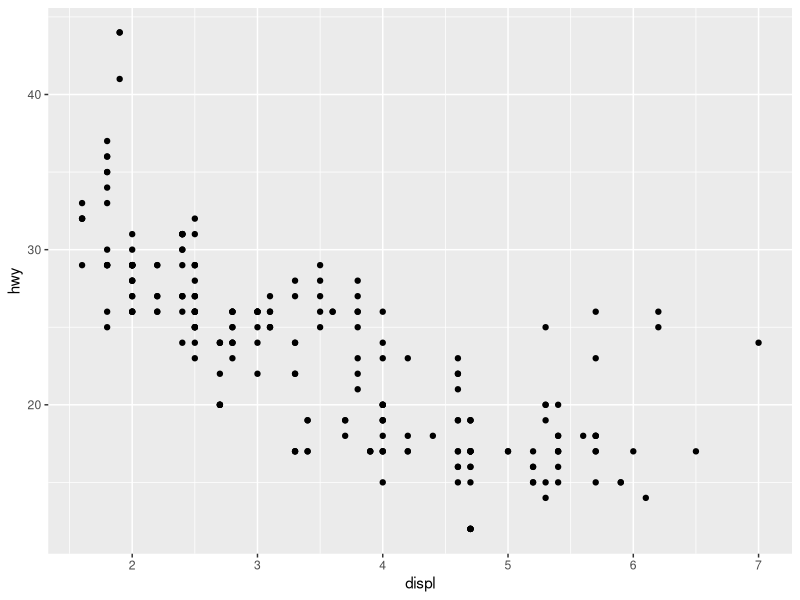
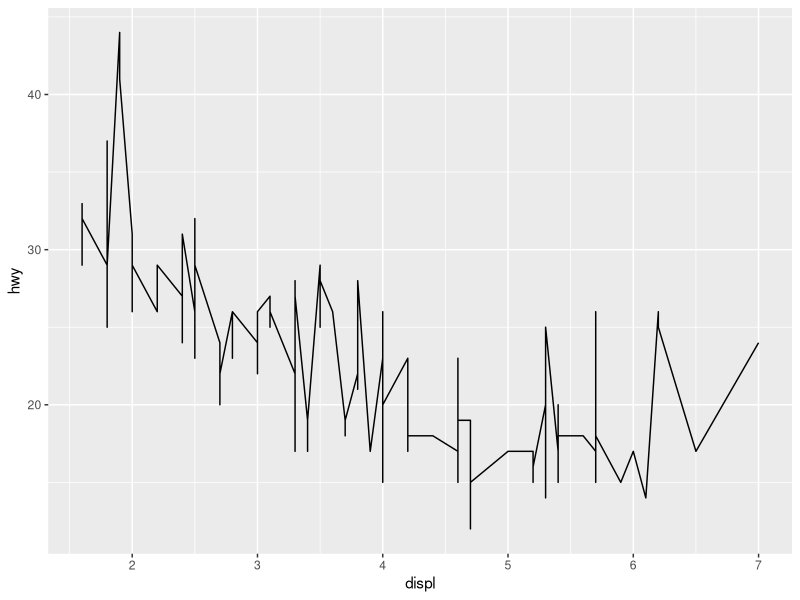
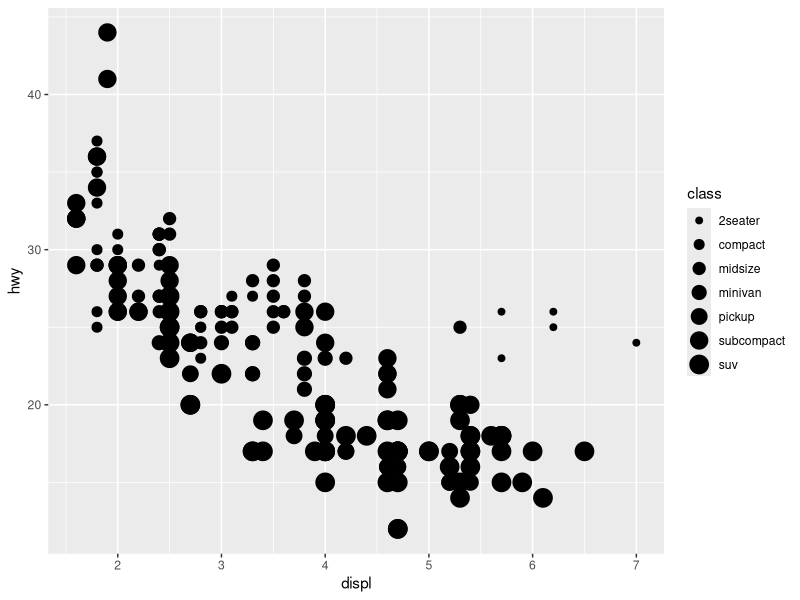
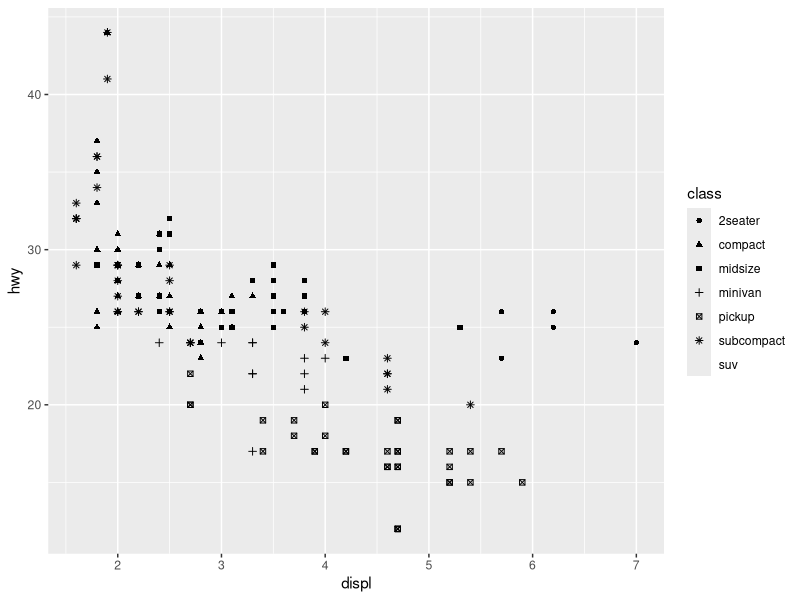
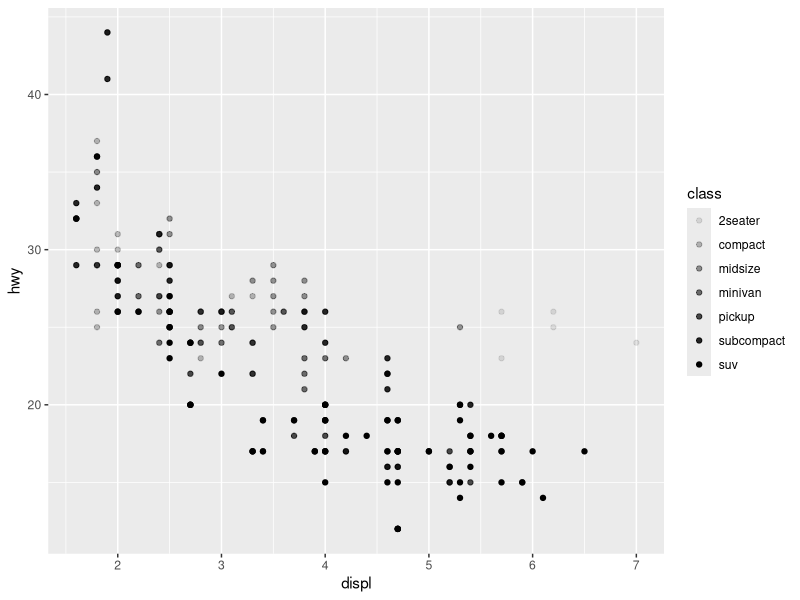
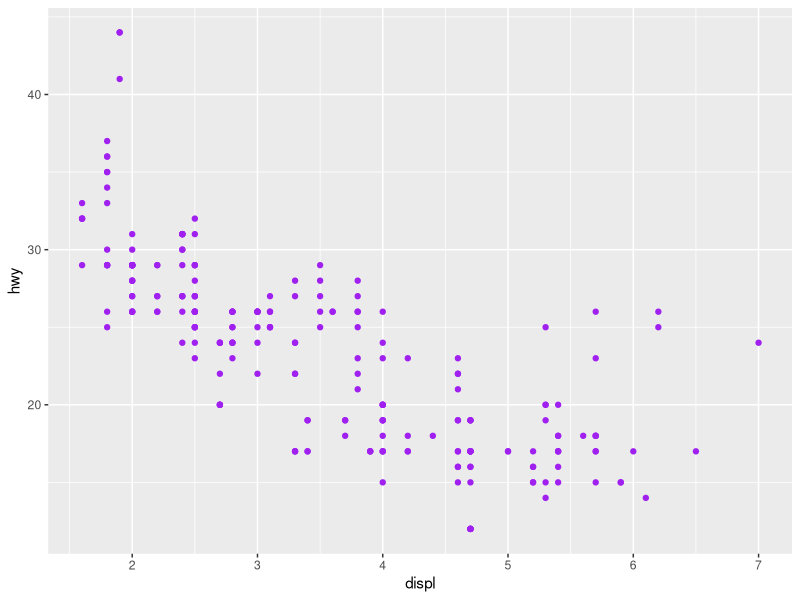
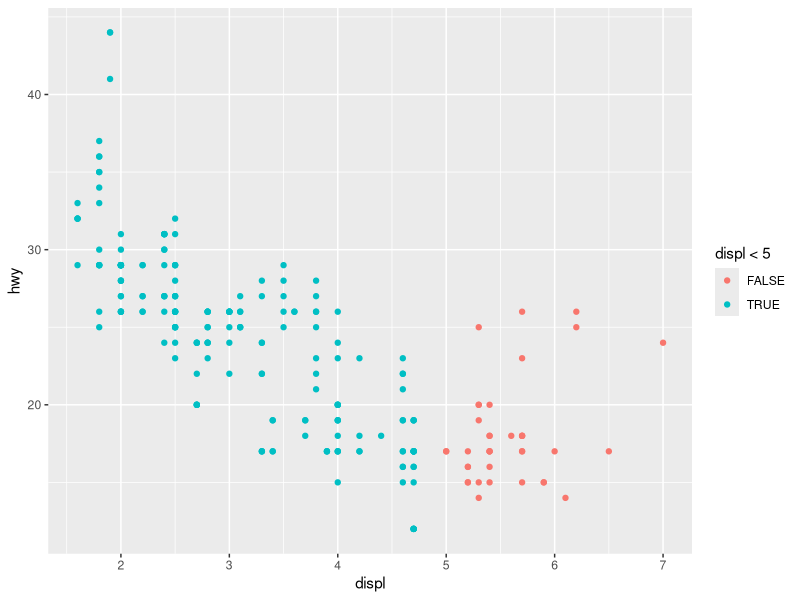
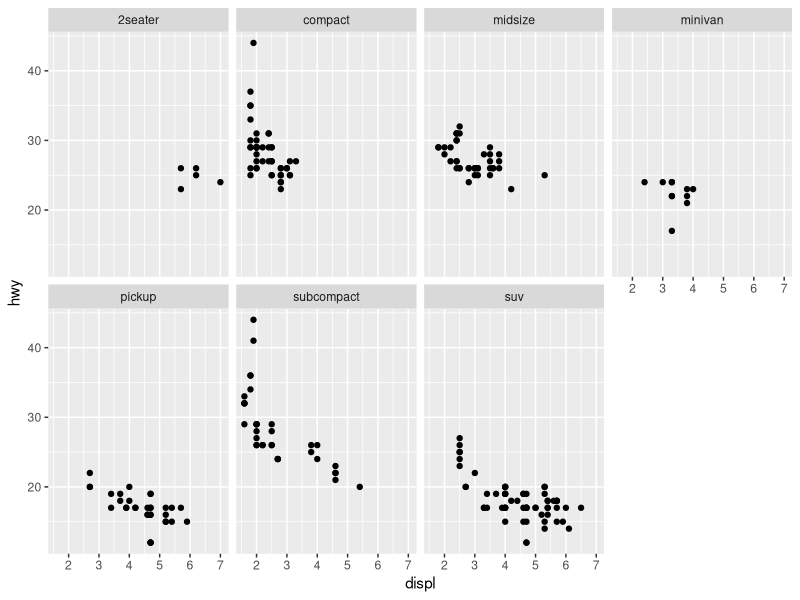

Reproduce these figures in R, in order.
## WORKSHOP 1: Reproducible Research & Version Control ####

## Getting Gib Set Up ####

 # gitcreds::gitcreds_set()
# install.packages("tidyverse")
library(tidyverse)

## Setting up packages and Debugging ####

# install.packages("devtools")
# devtools::install_github("r-lib/conflicted")

library(conflicted)
library(dplyr)
conflicts_prefer(dplyr::filter)
conflicts_prefer(dplyr::lag)

## Palmer Penguins Data ####
library(palmerpenguins)
library(ggthemes)

## First ggplot ####

library(ggplot2)
ggplot(data = mpg) + geom_point(mapping = aes(x = displ, y = hwy))
# displ is the engine size and hwy is the fuel efficiency
# geom_point adds a layer of points to the plot
# ggplot pulls the data you set, but you must add layers or the plot will be empty
# Mapping argument always with "aes"

## Graphing Template ####

ggplot(data = mpg) + geom_line(mapping = aes(x = displ, y = hwy))

## Aesthetic Mappings ####

# You can add a third variable to plots, such as class

ggplot(data = mpg) + geom_point(mapping = aes(x = displ, y = hwy, size = class))
# Warning: using size for a discrete variable is not advised

ggplot(data = mpg) + geom_point(mapping = aes(x = displ, y = hwy, shape = class))
# Must specify shapes manually because the shape function can only handle a max of 6 values

ggplot(data = mpg) + geom_point(mapping = aes(x = displ, y = hwy, alpha = class))
# using alpha for a discrete variable is not advised

ggplot(data = mpg) + geom_point(mapping = aes(x = displ, y = hwy), color = "purple")

ggplot(data = mpg) + geom_point(mapping = aes(x = displ, y = hwy, color = displ < 5))
# Makes it a logical function (True or False) and changes color to reflect that

## Facet and Panel Plots ####

# Use facet_wrap to create a subset of your data; only use for discrete variables
ggplot(data = mpg) + geom_point(mapping = aes(x = displ, y = hwy)) + facet_wrap(~ class, nrow = 2)
# Use facet_grid to do this with more than one variable

ggplot(data = mpg) + geom_point(mapping = aes(x = displ, y = hwy)) + facet_grid(drv ~ cyl)

ggplot(data = mpg) + geom_point(mapping = aes(x = displ, y = hwy)) + facet_grid(. ~ cyl)
# Use a . if you don't want to facet in the rows or column dimension

## Exercise 1 ####

?facet_wrap
# nrows is the number of rows, ncol is the number of columns
# shrink is used with scales. If it's true that the scale needs to be fixed, it will shrink the output of statistics.

## Fitting Simple Lines ####

ggplot(data = mpg) + geom_smooth(mapping = aes(x = displ, y = hwy))
# A geom is an object that your plot uses to represent data. You can change the geom function to whatever plot you wish to use

ggplot(data = mpg) + geom_smooth(mapping = aes(x = displ, y = hwy, color = drv, linetype = drv))
# To set the lines to different colors, you must input the variable you want the colors to be based on

## Complex Plots in ggplot ####

ggplot(data = mpg) + geom_smooth(mapping = aes(x = displ, y =hwy, color = drv, group = drv), show.legend = FALSE)

ggplot(data = mpg) + geom_point(mapping = aes(x = displ, y = hwy)) + geom_smooth(mapping = aes(x = displ, y = hwy))
# With the above code, the top and second rows are duplicates so if you wanted to change the x variable you'd have to do it in multiple locations

# Instead, you can make global mappings so you'd only have too change it in one location
ggplot(data = mpg, mapping = aes(x = displ, y = hwy)) + geom_point() + geom_smooth()

ggplot(data = mpg, mapping = aes(x = displ, y = hwy)) + geom_point(mapping = aes(color = class)) + geom_smooth()

# By doing this, you can change certain features of one set without impacting the other

# Specifying different data for each layer using a filter called "subcompact" to select a subset of the data and plot ONLY that subset
ggplot(data = mpg, mapping = aes(x = displ, y = hwy)) + geom_point(mapping = aes(color = class)) + geom_smooth(data = filter(mpg, class == "subcompact"), se = FALSE)

## Exercise 2 ####

# 1. use geom_line for a line chart, geom_boxplot for a box plot, geom_histogram for a histogram, and geom_area for an area plot.

ggplot(data = mpg, mapping = aes(x = displ, y = hwy)) + geom_point() + geom_smooth()

ggplot() + geom_point(data = mpg, mapping = aes(x = displ, y = hwy)) + geom_smooth(data = mpg, mapping = aes(x = displ, y = hwy))

# 2. The top code will give us the same plot from earlier. One chart using both point data and a smooth line (kinda like a line of best fit). The bottom code will give us two different plots in panels because of the + before the geom_point function

# 3.In reality, the above code give the same result because, as we saw earlier, you can duplicate the data or make it global. In the bottom code, we have simply duplicated the data in the top code.

## Transformations and Stats ####

# Now we will use the diamond data set

ggplot(data = diamonds) + geom_bar(mapping = aes(x = cut))

ggplot(data = diamonds) + stat_count(mapping = aes(x = cut))

## Overriding Defaults in ggplot2 ####

demo <- tribble(
  ~cut,         ~freq,
  "Fair",       1610,
  "Good",       4906,
  "Very Good",  12082,
  "Premium",    13791,
  "Ideal",      21551
)

ggplot(data = demo) + geom_bar(mapping = aes(x = cut, y = freq), stat = "identity")

ggplot(data = diamonds) + geom_bar(mapping = aes(x = cut, y = stat(prop), group = 1))

ggplot(data = diamonds) + stat_summary(mapping = aes(x = cut, y = depth), fun.min = min, fun.max = max, fun = median)

## Aesthetic Adjustment ####

ggplot(data = diamonds) + geom_bar(mapping = aes(x = cut, color = cut)) # Has grey bars with a highlighted color around each bar

ggplot(data = diamonds) + geom_bar(mapping = aes(x = cut, fill = cut)) # Changes the color for each bar

ggplot(data = diamonds) + geom_bar(mapping = aes(x = cut, fill = clarity)) # Stacks the bars and has a different color for each clarity

# To alter transparency (alpha)
ggplot(data = diamonds, mapping = aes(x = cut, fill = clarity)) + geom_bar(alpha = 1/5, position = "identity")

# To color the bar outlines with no fill color
ggplot(data = diamonds, mapping = aes(x = cut, color = clarity)) + geom_bar(fill = NA, position = "identity")

# position = "fill" works like stacking, but makes each set of stacked bars the same height

ggplot(data = diamonds) + geom_bar(mapping = aes(x = cut, fill = clarity), position = "fill")

# position = "dodge" places overlapping objects directly beside on another

ggplot(data = diamonds) + geom_bar(mapping = aes(x = cut, fill = clarity), position = "dodge")

# position = "jitter" adds a small amount of random noise to each point so it doesn't overplot when points overlap

ggplot(data = mpg) + geom_point(mapping = aes(x = displ, y = hwy), position = "jitter")

## Workshop 2: Using ggplot2 for Communication ####

## Labels ####

## Annotations ####

## Scales ####

## Axis Ticks ####

## Legends and Color Schemes ####

## Replacing a Scale ####

## Themes ####

## Saving/Exporting Plots ####

## Workshop 3 - Data Wrangling ####
